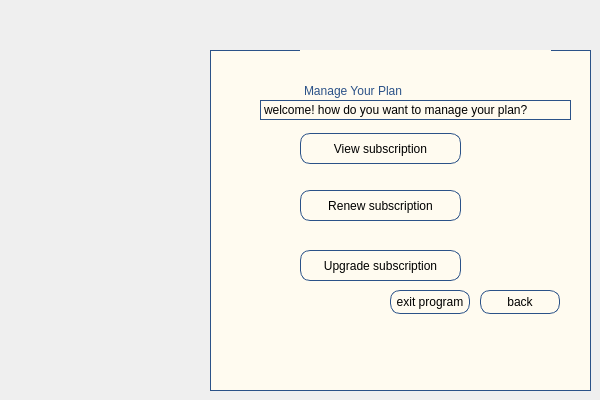
    <widget class="QWidget" name="manage_plan">
     <widget class="QWidget" name="widget_14" native="true">
      <property name="geometry">
       <rect>
        <x>210</x>
        <y>50</y>
        <width>381</width>
        <height>341</height>
       </rect>
      </property>
      <property name="styleSheet">
       <string notr="true">border:1px solid  rgb(43, 82, 136);


background-color: rgb(255, 251, 240);</string>
      </property>
      <widget class="QLabel" name="label_6">
       <property name="geometry">
        <rect>
         <x>90</x>
         <y>0</y>
         <width>251</width>
         <height>81</height>
        </rect>
       </property>
       <property name="styleSheet">
        <string notr="true">color: rgb(43, 82, 136);
border-color: rgb(255, 251, 240);
font: 700 30pt &quot;Times New Roman&quot;;</string>
       </property>
       <property name="text">
        <string>Manage Your Plan </string>
       </property>
      </widget>
      <widget class="QPushButton" name="pushButton_15">
       <property name="geometry">
        <rect>
         <x>90</x>
         <y>83</y>
         <width>161</width>
         <height>31</height>
        </rect>
       </property>
       <property name="styleSheet">
        <string notr="true">border-radius:10px;
font: 10pt &quot;Segoe UI&quot;;
border:1px solid  rgb(43, 82, 136);
</string>
       </property>
       <property name="text">
        <string>View subscription</string>
       </property>
      </widget>
      <widget class="QPushButton" name="pushButton_16">
       <property name="geometry">
        <rect>
         <x>90</x>
         <y>140</y>
         <width>161</width>
         <height>31</height>
        </rect>
       </property>
       <property name="styleSheet">
        <string notr="true">border-radius:10px;
font: 10pt &quot;Segoe UI&quot;;
border:1px solid  rgb(43, 82, 136);
</string>
       </property>
       <property name="text">
        <string>Renew subscription</string>
       </property>
      </widget>
      <widget class="QLabel" name="label_7">
       <property name="geometry">
        <rect>
         <x>50</x>
         <y>50</y>
         <width>311</width>
         <height>20</height>
        </rect>
       </property>
       <property name="text">
        <string>welcome! how do you want to manage your plan?</string>
       </property>
      </widget>
      <widget class="QPushButton" name="pushButton_27">
       <property name="geometry">
        <rect>
         <x>90</x>
         <y>200</y>
         <width>161</width>
         <height>31</height>
        </rect>
       </property>
       <property name="styleSheet">
        <string notr="true">border-radius:10px;
font: 10pt &quot;Segoe UI&quot;;
border:1px solid  rgb(43, 82, 136);
</string>
       </property>
       <property name="text">
        <string>Upgrade subscription</string>
       </property>
      </widget>
      <widget class="QPushButton" name="back8">
       <property name="geometry">
        <rect>
         <x>270</x>
         <y>240</y>
         <width>80</width>
         <height>24</height>
        </rect>
       </property>
       <property name="styleSheet">
        <string notr="true">border-radius:10px;
font: 10pt &quot;Segoe UI&quot;;
border:1px solid  rgb(43, 82, 136);
</string>
       </property>
       <property name="text">
        <string>back</string>
       </property>
      </widget>
      <widget class="QPushButton" name="exit8">
       <property name="geometry">
        <rect>
         <x>180</x>
         <y>240</y>
         <width>80</width>
         <height>24</height>
        </rect>
       </property>
       <property name="styleSheet">
        <string notr="true">border-radius:10px;
font: 10pt &quot;Segoe UI&quot;;
border:1px solid  rgb(43, 82, 136);
</string>
       </property>
       <property name="text">
        <string>exit program</string>
       </property>
      </widget>
     </widget>
    </widget>
